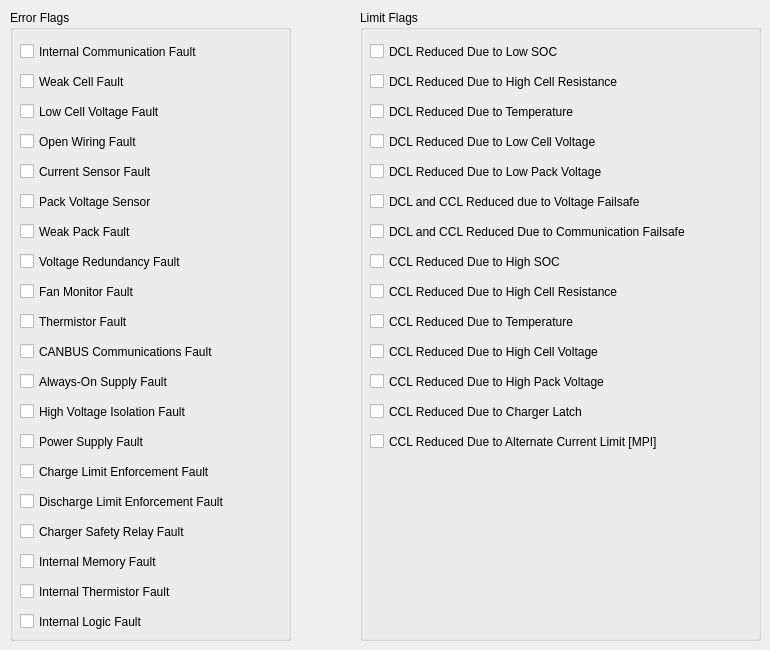
   <widget class="QWidget" name="tab_4">
    <attribute name="title">
     <string>Battery Faults</string>
    </attribute>
    <widget class="QGroupBox" name="batteryErrorFlagsGroup">
     <property name="geometry">
      <rect>
       <x>10</x>
       <y>10</y>
       <width>281</width>
       <height>631</height>
      </rect>
     </property>
     <property name="title">
      <string>Error Flags</string>
     </property>
     <widget class="QCheckBox" name="internalCommFaultCheck">
      <property name="geometry">
       <rect>
        <x>10</x>
        <y>30</y>
        <width>231</width>
        <height>23</height>
       </rect>
      </property>
      <property name="text">
       <string>Internal Communication Fault</string>
      </property>
     </widget>
     <widget class="QCheckBox" name="weakCellFaultCheck">
      <property name="geometry">
       <rect>
        <x>10</x>
        <y>60</y>
        <width>231</width>
        <height>23</height>
       </rect>
      </property>
      <property name="text">
       <string>Weak Cell Fault</string>
      </property>
     </widget>
     <widget class="QCheckBox" name="lowCellVoltageFaultCheck">
      <property name="geometry">
       <rect>
        <x>10</x>
        <y>90</y>
        <width>231</width>
        <height>23</height>
       </rect>
      </property>
      <property name="text">
       <string>Low Cell Voltage Fault</string>
      </property>
     </widget>
     <widget class="QCheckBox" name="openWiringFaultCheck">
      <property name="geometry">
       <rect>
        <x>10</x>
        <y>120</y>
        <width>231</width>
        <height>23</height>
       </rect>
      </property>
      <property name="text">
       <string>Open Wiring Fault</string>
      </property>
     </widget>
     <widget class="QCheckBox" name="currentSensorFaultCheck">
      <property name="geometry">
       <rect>
        <x>10</x>
        <y>150</y>
        <width>231</width>
        <height>23</height>
       </rect>
      </property>
      <property name="text">
       <string>Current Sensor Fault</string>
      </property>
     </widget>
     <widget class="QCheckBox" name="packVoltageSensorCheck">
      <property name="geometry">
       <rect>
        <x>10</x>
        <y>180</y>
        <width>231</width>
        <height>23</height>
       </rect>
      </property>
      <property name="text">
       <string>Pack Voltage Sensor</string>
      </property>
     </widget>
     <widget class="QCheckBox" name="weakPackFaultCheck">
      <property name="geometry">
       <rect>
        <x>10</x>
        <y>210</y>
        <width>231</width>
        <height>23</height>
       </rect>
      </property>
      <property name="text">
       <string>Weak Pack Fault</string>
      </property>
     </widget>
     <widget class="QCheckBox" name="voltageRedundancyFaultCheck">
      <property name="geometry">
       <rect>
        <x>10</x>
        <y>240</y>
        <width>231</width>
        <height>23</height>
       </rect>
      </property>
      <property name="text">
       <string>Voltage Redundancy Fault</string>
      </property>
     </widget>
     <widget class="QCheckBox" name="fanMonitorFaultCheck">
      <property name="geometry">
       <rect>
        <x>10</x>
        <y>270</y>
        <width>231</width>
        <height>23</height>
       </rect>
      </property>
      <property name="text">
       <string>Fan Monitor Fault</string>
      </property>
     </widget>
     <widget class="QCheckBox" name="thermistorFaultCheck">
      <property name="geometry">
       <rect>
        <x>10</x>
        <y>300</y>
        <width>231</width>
        <height>23</height>
       </rect>
      </property>
      <property name="text">
       <string>Thermistor Fault</string>
      </property>
     </widget>
     <widget class="QCheckBox" name="canbusCommsFaultCheck">
      <property name="geometry">
       <rect>
        <x>10</x>
        <y>330</y>
        <width>231</width>
        <height>23</height>
       </rect>
      </property>
      <property name="text">
       <string>CANBUS Communications Fault</string>
      </property>
     </widget>
     <widget class="QCheckBox" name="chargerSafetyRelayFaultCheck">
      <property name="geometry">
       <rect>
        <x>10</x>
        <y>510</y>
        <width>261</width>
        <height>23</height>
       </rect>
      </property>
      <property name="text">
       <string>Charger Safety Relay Fault</string>
      </property>
     </widget>
     <widget class="QCheckBox" name="powerSupplyFaultCheck">
      <property name="geometry">
       <rect>
        <x>10</x>
        <y>420</y>
        <width>231</width>
        <height>23</height>
       </rect>
      </property>
      <property name="text">
       <string>Power Supply Fault</string>
      </property>
     </widget>
     <widget class="QCheckBox" name="highVoltageIsolationFaultCheck">
      <property name="geometry">
       <rect>
        <x>10</x>
        <y>390</y>
        <width>231</width>
        <height>23</height>
       </rect>
      </property>
      <property name="text">
       <string>High Voltage Isolation Fault</string>
      </property>
     </widget>
     <widget class="QCheckBox" name="dischargeLimitEnforcementFaultCheck">
      <property name="geometry">
       <rect>
        <x>10</x>
        <y>480</y>
        <width>261</width>
        <height>23</height>
       </rect>
      </property>
      <property name="text">
       <string>Discharge Limit Enforcement Fault</string>
      </property>
     </widget>
     <widget class="QCheckBox" name="chargeLimitEnforcementFaultCheck">
      <property name="geometry">
       <rect>
        <x>10</x>
        <y>450</y>
        <width>241</width>
        <height>23</height>
       </rect>
      </property>
      <property name="text">
       <string>Charge Limit Enforcement Fault</string>
      </property>
     </widget>
     <widget class="QCheckBox" name="alwaysOnSupplyFaultCheck">
      <property name="geometry">
       <rect>
        <x>10</x>
        <y>360</y>
        <width>231</width>
        <height>23</height>
       </rect>
      </property>
      <property name="text">
       <string>Always-On Supply Fault</string>
      </property>
     </widget>
     <widget class="QCheckBox" name="internalThermistorFaultCheck">
      <property name="geometry">
       <rect>
        <x>10</x>
        <y>570</y>
        <width>261</width>
        <height>23</height>
       </rect>
      </property>
      <property name="text">
       <string>Internal Thermistor Fault</string>
      </property>
     </widget>
     <widget class="QCheckBox" name="internalLogicFaultCheck">
      <property name="geometry">
       <rect>
        <x>10</x>
        <y>600</y>
        <width>261</width>
        <height>23</height>
       </rect>
      </property>
      <property name="text">
       <string>Internal Logic Fault</string>
      </property>
     </widget>
     <widget class="QCheckBox" name="internalMemoryFaultCheck">
      <property name="geometry">
       <rect>
        <x>10</x>
        <y>540</y>
        <width>261</width>
        <height>23</height>
       </rect>
      </property>
      <property name="text">
       <string>Internal Memory Fault</string>
      </property>
     </widget>
    </widget>
    <widget class="QGroupBox" name="batteryLimitFlagsGroup">
     <property name="geometry">
      <rect>
       <x>360</x>
       <y>10</y>
       <width>401</width>
       <height>631</height>
      </rect>
     </property>
     <property name="title">
      <string>Limit Flags</string>
     </property>
     <widget class="QCheckBox" name="dclReducedLowSocCheck">
      <property name="geometry">
       <rect>
        <x>10</x>
        <y>30</y>
        <width>231</width>
        <height>23</height>
       </rect>
      </property>
      <property name="text">
       <string>DCL Reduced Due to Low SOC</string>
      </property>
     </widget>
     <widget class="QCheckBox" name="dclReducedHighCellResistanceCheck">
      <property name="geometry">
       <rect>
        <x>10</x>
        <y>60</y>
        <width>311</width>
        <height>23</height>
       </rect>
      </property>
      <property name="text">
       <string>DCL Reduced Due to High Cell Resistance</string>
      </property>
     </widget>
     <widget class="QCheckBox" name="dclReducedTempCheck">
      <property name="geometry">
       <rect>
        <x>10</x>
        <y>90</y>
        <width>291</width>
        <height>23</height>
       </rect>
      </property>
      <property name="text">
       <string>DCL Reduced Due to Temperature</string>
      </property>
     </widget>
     <widget class="QCheckBox" name="dclReducedLowCellVoltageCheck">
      <property name="geometry">
       <rect>
        <x>10</x>
        <y>120</y>
        <width>301</width>
        <height>23</height>
       </rect>
      </property>
      <property name="text">
       <string>DCL Reduced Due to Low Cell Voltage</string>
      </property>
     </widget>
     <widget class="QCheckBox" name="dclReducedLowPackVoltageCheck">
      <property name="geometry">
       <rect>
        <x>10</x>
        <y>150</y>
        <width>301</width>
        <height>23</height>
       </rect>
      </property>
      <property name="text">
       <string>DCL Reduced Due to Low Pack Voltage</string>
      </property>
     </widget>
     <widget class="QCheckBox" name="dclCclReducedCommsFailsafeCheck">
      <property name="geometry">
       <rect>
        <x>10</x>
        <y>210</y>
        <width>411</width>
        <height>23</height>
       </rect>
      </property>
      <property name="text">
       <string>DCL and CCL Reduced Due to Communication Failsafe</string>
      </property>
     </widget>
     <widget class="QCheckBox" name="dclCclReducedVoltageFailsafeCheck">
      <property name="geometry">
       <rect>
        <x>10</x>
        <y>180</y>
        <width>361</width>
        <height>23</height>
       </rect>
      </property>
      <property name="text">
       <string>DCL and CCL Reduced due to Voltage Failsafe</string>
      </property>
     </widget>
     <widget class="QCheckBox" name="cclReducedHighSocCheck">
      <property name="geometry">
       <rect>
        <x>10</x>
        <y>240</y>
        <width>231</width>
        <height>23</height>
       </rect>
      </property>
      <property name="text">
       <string>CCL Reduced Due to High SOC</string>
      </property>
     </widget>
     <widget class="QCheckBox" name="cclReducedHighCellResistanceCheck">
      <property name="geometry">
       <rect>
        <x>10</x>
        <y>270</y>
        <width>381</width>
        <height>23</height>
       </rect>
      </property>
      <property name="text">
       <string>CCL Reduced Due to High Cell Resistance</string>
      </property>
     </widget>
     <widget class="QCheckBox" name="cclReducedTempCheck">
      <property name="geometry">
       <rect>
        <x>10</x>
        <y>300</y>
        <width>301</width>
        <height>23</height>
       </rect>
      </property>
      <property name="text">
       <string>CCL Reduced Due to Temperature</string>
      </property>
     </widget>
     <widget class="QCheckBox" name="cclReducedHighCellVoltageCheck">
      <property name="geometry">
       <rect>
        <x>10</x>
        <y>330</y>
        <width>351</width>
        <height>23</height>
       </rect>
      </property>
      <property name="text">
       <string>CCL Reduced Due to High Cell Voltage</string>
      </property>
     </widget>
     <widget class="QCheckBox" name="cclReducedHighPackVoltageCheck">
      <property name="geometry">
       <rect>
        <x>10</x>
        <y>360</y>
        <width>331</width>
        <height>23</height>
       </rect>
      </property>
      <property name="text">
       <string>CCL Reduced Due to High Pack Voltage</string>
      </property>
     </widget>
     <widget class="QCheckBox" name="cclReducedChargerLatchCheck">
      <property name="geometry">
       <rect>
        <x>10</x>
        <y>390</y>
        <width>341</width>
        <height>23</height>
       </rect>
      </property>
      <property name="text">
       <string>CCL Reduced Due to Charger Latch</string>
      </property>
     </widget>
     <widget class="QCheckBox" name="cclReducedACLimit">
      <property name="geometry">
       <rect>
        <x>10</x>
        <y>420</y>
        <width>371</width>
        <height>23</height>
       </rect>
      </property>
      <property name="text">
       <string>CCL Reduced Due to Alternate Current Limit [MPI]</string>
      </property>
     </widget>
    </widget>
   </widget>
